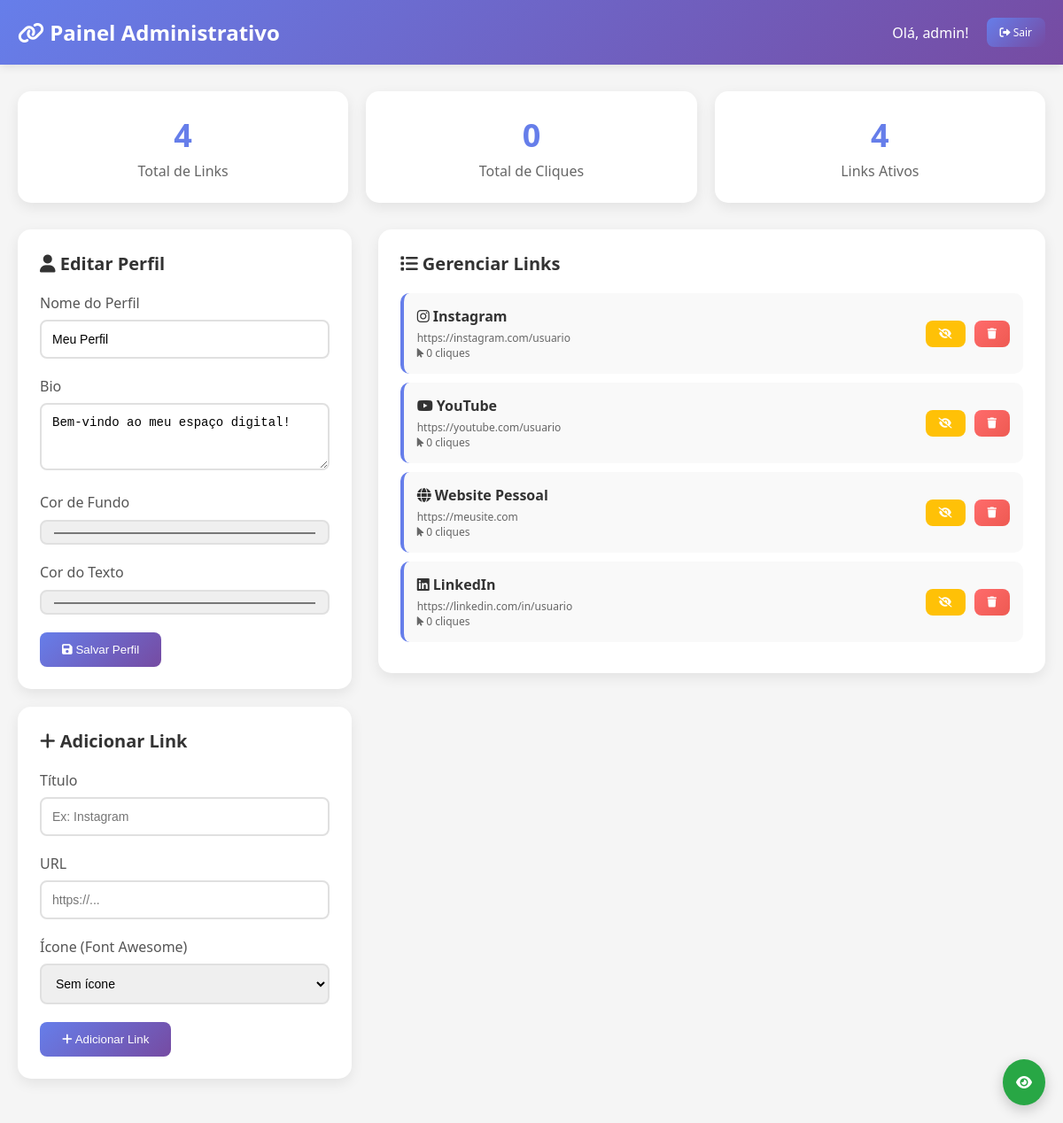
/admin/index.php (signed in), run on the app's committed database.
### tables this page shows
CREATE TABLE users (
    id INT AUTO_INCREMENT PRIMARY KEY,
    username VARCHAR(50) UNIQUE NOT NULL,
    email VARCHAR(100) UNIQUE NOT NULL,
    password VARCHAR(255) NOT NULL,
    profile_name VARCHAR(100) NOT NULL,
    bio TEXT,
    profile_image VARCHAR(255),
    background_color VARCHAR(7) DEFAULT '#ffffff',
    text_color VARCHAR(7) DEFAULT '#000000',
    created_at TIMESTAMP DEFAULT CURRENT_TIMESTAMP
);

CREATE TABLE links (
    id INT AUTO_INCREMENT PRIMARY KEY,
    user_id INT,
    title VARCHAR(100) NOT NULL,
    url VARCHAR(500) NOT NULL,
    icon VARCHAR(50),
    position_order INT DEFAULT 0,
    is_active BOOLEAN DEFAULT TRUE,
    clicks INT DEFAULT 0,
    created_at TIMESTAMP DEFAULT CURRENT_TIMESTAMP,
    FOREIGN KEY (user_id) REFERENCES users(id) ON DELETE CASCADE
);

### admin/index.php (the view, shortened to what this page needs)
<?php
$db = new Database();
$conn = $db->getConnection();
$user_id = $_SESSION['user_id'];
$stmt = $conn->prepare("SELECT * FROM users WHERE id = ?");
$stmt->execute([$user_id]);
$user = $stmt->fetch(PDO::FETCH_ASSOC);
$stmt = $conn->prepare("SELECT * FROM links WHERE user_id = ? ORDER BY position_order ASC");
$stmt->execute([$user_id]);
$links = $stmt->fetchAll(PDO::FETCH_ASSOC);
$stmt = $conn->prepare("SELECT SUM(clicks) as total_clicks, COUNT(*) as total_links FROM links WHERE user_id = ?");
$stmt->execute([$user_id]);
$stats = $stmt->fetch(PDO::FETCH_ASSOC);
?>
<!DOCTYPE html>
<html lang="pt-BR">
<head>
    <link rel="stylesheet" href="https://cdnjs.cloudflare.com/ajax/libs/font-awesome/6.0.0/css/all.min.css">
</head>
<body>
    <div class="header">
        <div class="header-content">
            <div class="logo">
                <i class="fas fa-link"></i>
                Painel Administrativo
            </div>
            <div class="user-menu">
                <span>Olá, <?php echo htmlspecialchars($user['username']); ?>!</span>
                <a href="?logout" class="btn btn-small">
                    <i class="fas fa-sign-out-alt"></i>
                    Sair
                </a>
            </div>
        </div>
    </div>
    <div class="stats-grid" style="max-width: 1200px; margin: 30px auto; padding: 0 20px;">
        <div class="stat-card">
            <span class="stat-number"><?php echo $stats['total_links'] ?: 0; ?></span>
            <div class="stat-label">Total de Links</div>
        </div>
        <div class="stat-card">
            <span class="stat-number"><?php echo $stats['total_clicks'] ?: 0; ?></span>
            <div class="stat-label">Total de Cliques</div>
        </div>
        <div class="stat-card">
            <span class="stat-number">
                <?php echo count(array_filter($links, function($l) { return $l['is_active']; })); ?>
            </span>
            <div class="stat-label">Links Ativos</div>
        </div>
    </div>
    <div class="container">
        <div class="sidebar">
            <div class="card">
                <h3><i class="fas fa-user"></i> Editar Perfil</h3>
                <form method="POST">
                    <div class="form-group">
                        <label>Nome do Perfil</label>
                        <input type="text" name="profile_name" value="<?php echo htmlspecialchars($user['profile_name']); ?>" required>
                    </div>
                    <div class="form-group">
                        <label>Bio</label>
                        <textarea name="bio" rows="3"><?php echo htmlspecialchars($user['bio']); ?></textarea>
                    </div>
                    <div class="form-group">
                        <label>Cor de Fundo</label>
                        <input type="color" name="background_color" value="<?php echo $user['background_color']; ?>">
                    </div>
                    <div class="form-group">
                        <label>Cor do Texto</label>
                        <input type="color" name="text_color" value="<?php echo $user['text_color']; ?>">
                    </div>
                    <button type="submit" name="update_profile" class="btn">
                        <i class="fas fa-save"></i> Salvar Perfil
                    </button>
                </form>
            </div>
            <div class="card">
                <h3><i class="fas fa-plus"></i> Adicionar Link</h3>
                <form method="POST">
                    <div class="form-group">
                        <label>Título</label>
                        <input type="text" name="title" required placeholder="Ex: Instagram">
                    </div>
                    <div class="form-group">
                        <label>URL</label>
                        <input type="url" name="url" required placeholder="https://...">
                    </div>
                    <div class="form-group">
                        <label>Ícone (Font Awesome)</label>
                        <select name="icon">
                            <option value="">Sem ícone</option>
                        </select>
                    </div>
                    <button type="submit" name="add_link" class="btn">
                        <i class="fas fa-plus"></i> Adicionar Link
                    </button>
                </form>
            </div>
        </div>
        <div class="main-content">
            <div class="card">
                <h3><i class="fas fa-list"></i> Gerenciar Links</h3>
                <?php if (empty($links)): ?>
                    <p>Nenhum link encontrado. Adicione seu primeiro link!</p>
                <?php else: ?>
                    <?php foreach ($links as $link): ?>
                        <div class="link-item">
                            <div class="link-info">
                                <div class="link-title">
                                    <?php if ($link['icon']): ?>
                                        <i class="<?php echo htmlspecialchars($link['icon']); ?>"></i>
                                    <?php endif; ?>
                                    <?php echo htmlspecialchars($link['title']); ?>
                                </div>
                                <div class="link-url"><?php echo htmlspecialchars($link['url']); ?></div>
                                <div class="link-url">
                                    <i class="fas fa-mouse-pointer"></i>
                                    <?php echo $link['clicks']; ?> cliques
                                </div>
                            </div>
                            <div class="link-actions">
                                <form method="POST" style="display: inline;">
                                    <button type="submit" name="toggle_link" class="btn btn-small"
                                            style="background: <?php echo $link['is_active'] ? '#ffc107' : '#28a745'; ?>;">
                                        <i class="fas fa-<?php echo $link['is_active'] ? 'eye-slash' : 'eye'; ?>"></i>
                                    </button>
                                </form>
                                <form method="POST" style="display: inline;" onsubmit="return confirm('Tem certeza que deseja remover este link?');">
                                    <button type="submit" name="delete_link" class="btn btn-danger btn-small">
                                        <i class="fas fa-trash"></i>
                                    </button>
                                </form>
                            </div>
                        </div>
                    <?php endforeach; ?>
                <?php endif; ?>
            </div>
        </div>
    </div>
    <a href="../index.php" class="preview-link" title="Ver Página Pública">
        <i class="fas fa-eye"></i>
    </a>
</body>
</html>

### admin/index.php (style rules this page uses)
* { margin: 0; padding: 0; box-sizing: border-box; }
body { font-family: 'Segoe UI', Tahoma, Geneva, Verdana, sans-serif; background: #f5f5f5; color: #333; }
.header { background: linear-gradient(135deg, #667eea 0%, #764ba2 100%); color: white; padding: 20px 0; box-shadow: 0 2px 10px rgba(0,0,0,0.1); }
.header-content { max-width: 1200px; margin: 0 auto; padding: 0 20px; display: flex; justify-content: space-between; align-items: center; }
.logo { font-size: 24px; font-weight: bold; }
.user-menu { display: flex; align-items: center; gap: 20px; }
.container { max-width: 1200px; margin: 30px auto; padding: 0 20px; display: grid; grid-template-columns: 1fr 2fr; gap: 30px; }
.card { background: white; border-radius: 15px; padding: 25px; box-shadow: 0 5px 15px rgba(0,0,0,0.08); margin-bottom: 20px; }
.card h3 { margin-bottom: 20px; color: #333; font-size: 20px; }
.form-group { margin-bottom: 20px; }
.form-group label { display: block; margin-bottom: 8px; font-weight: 500; color: #555; }
.form-group input, .form-group textarea, .form-group select { width: 100%; padding: 12px; border: 2px solid #e0e0e0; border-radius: 8px; font-size: 14px; transition: border-color 0.3s; }
.btn { background: linear-gradient(135deg, #667eea, #764ba2); color: white; padding: 12px 25px; border: none; border-radius: 8px; cursor: pointer; font-weight: 500; transition: transform 0.2s; text-decoration: none; display: inline-block; }
.btn-danger { background: linear-gradient(135deg, #ff6b6b, #ee5a52); }
.btn-small { padding: 8px 15px; font-size: 12px; }
.link-item { display: flex; justify-content: space-between; align-items: center; padding: 15px; background: #f9f9f9; border-radius: 10px; margin-bottom: 10px; border-left: 4px solid #667eea; }
.link-info { flex-grow: 1; }
.link-title { font-weight: bold; margin-bottom: 5px; }
.link-url { color: #666; font-size: 12px; }
.link-actions { display: flex; gap: 10px; }
.stats-grid { display: grid; grid-template-columns: repeat(auto-fit, minmax(200px, 1fr)); gap: 20px; margin-bottom: 30px; }
.stat-card { background: white; padding: 25px; border-radius: 15px; text-align: center; box-shadow: 0 5px 15px rgba(0,0,0,0.08); }
.stat-number { font-size: 36px; font-weight: bold; color: #667eea; display: block; }
.stat-label { color: #666; margin-top: 5px; }
.preview-link { position: fixed; bottom: 20px; right: 20px; background: #28a745; color: white; padding: 15px; border-radius: 50%; text-decoration: none; box-shadow: 0 5px 15px rgba(0,0,0,0.2); transition: transform 0.2s; }

### data on the page
users: username "admin", profile_name "Meu Perfil", bio "Bem-vindo ao meu espaço digital!", background_color "#ffffff", text_color "#000000"
links: title "Instagram", url "https://instagram.com/usuario", clicks "0", is_active 1 (drawn)
links: title "YouTube", url "https://youtube.com/usuario", clicks "0", is_active 1 (drawn)
links: title "Website Pessoal", url "https://meusite.com", clicks "0", is_active 1 (drawn)
links: title "LinkedIn", url "https://linkedin.com/in/usuario", clicks "0", is_active 1 (drawn)

### other printed values
$stats['total_links'] ?: 0 "4"
$stats['total_clicks'] ?: 0 "0"
count(array_filter($links, function($l) { return $l['is_active']; })) "4"
